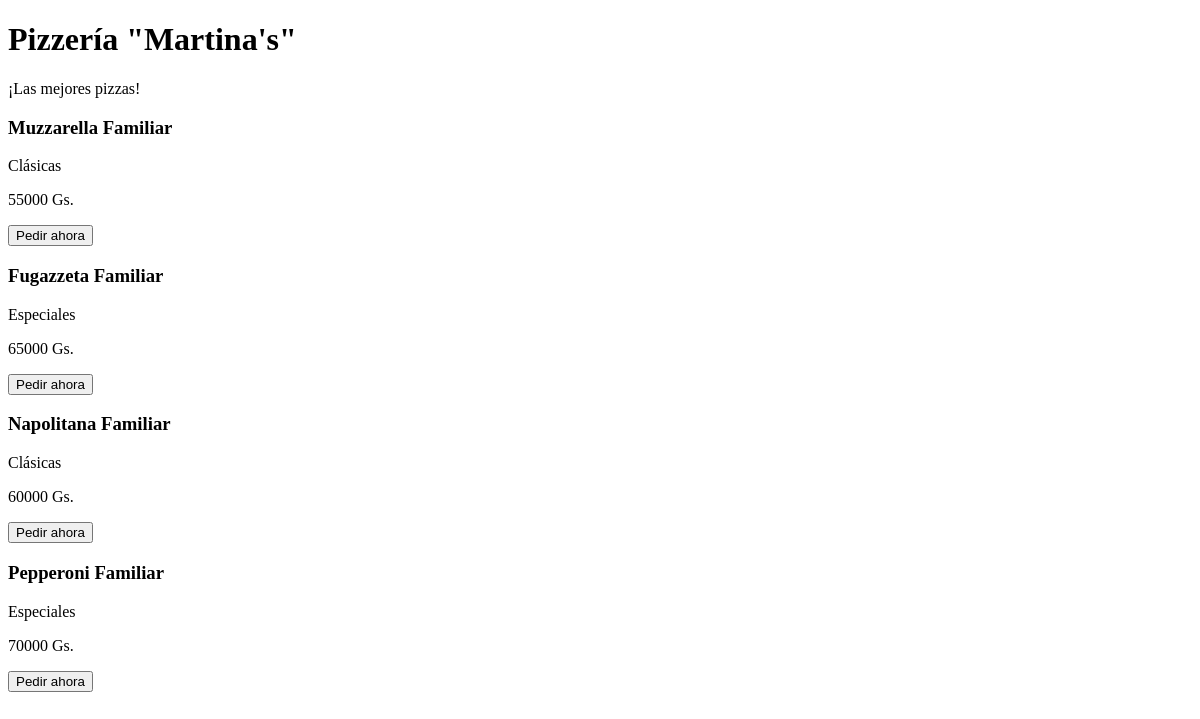
The page / on the database its author committed.
### tables this page shows
CREATE TABLE productos (
    id INTEGER PRIMARY KEY AUTOINCREMENT,
    nombre TEXT NOT NULL,
    precio TEXT NOT NULL,
    categoria TEXT 
);

### routes/clientes.py (the view)
@cliente_bp.route("/")
def home():
    conn = obtener_conexion()
    conn.row_factory = lambda cursor, row: dict(zip([col[0] for col in cursor.description], row))
    pizzas = conn.execute("SELECT * FROM productos").fetchall()
    conn.close()
    print(f"Pizzas encontradas: {pizzas}")
    return render_template("index.html", pizzas=pizzas)

### database/connection.py (called while the page is built)
def obtener_conexion():
    conn = sqlite3.connect(DB_PATH)
    conn.row_factory = sqlite3.Row
    return conn

### templates/index.html (shortened to what this page needs)
<!DOCTYPE html>
<html lang="es">
<head>
    <link rel="stylesheet" href="{{ url_for('static', filename='style.css') }}">
</head>
<body>
    <header>
        <h1> Pizzería "Martina's"</h1>
        <p>¡Las mejores pizzas!</p>
    </header>
    <main class="menu-container">
        {% for pizza in pizzas %}
        <div class="card-pizza">
            <div class="pizza-info">
                <h3>{{ pizza.nombre }}</h3>
                <p class="categoria">{{ pizza.categoria }}</p>
                <p class="precio">{{ pizza.precio }} Gs.</p>
            </div>
            <button class="btn-pedir" onclick="realizarPedido('{{ pizza.id }}', '{{ pizza.nombre }}')">
                Pedir ahora
            </button>
        </div>
        {% endfor %}
    </main>
</body>
</html>

### rows shown on the page
productos: nombre "Muzzarella Familiar", categoria "Clásicas", precio "55000"
productos: nombre "Fugazzeta Familiar", categoria "Especiales", precio "65000"
productos: nombre "Napolitana Familiar", categoria "Clásicas", precio "60000"
productos: nombre "Pepperoni Familiar", categoria "Especiales", precio "70000"
